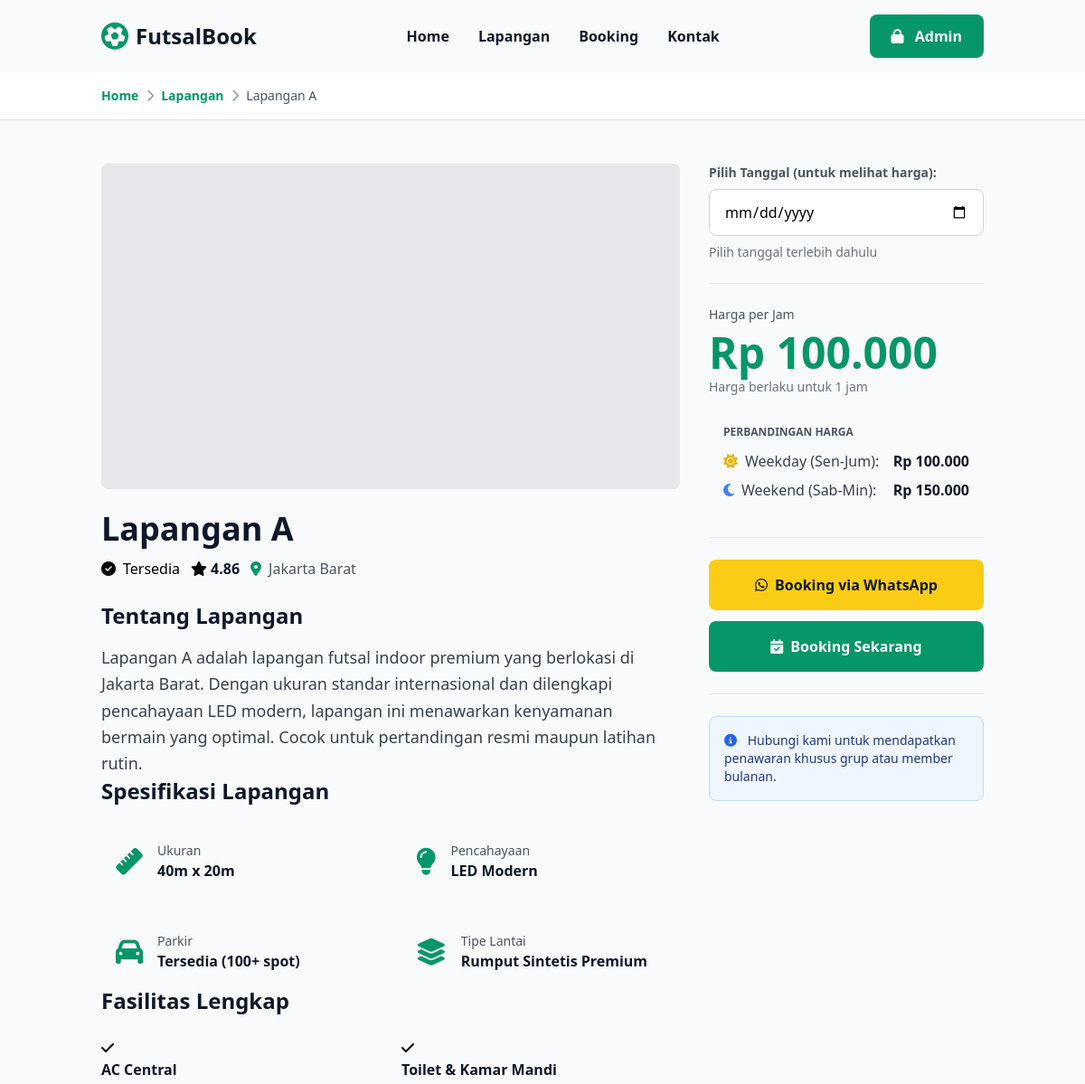
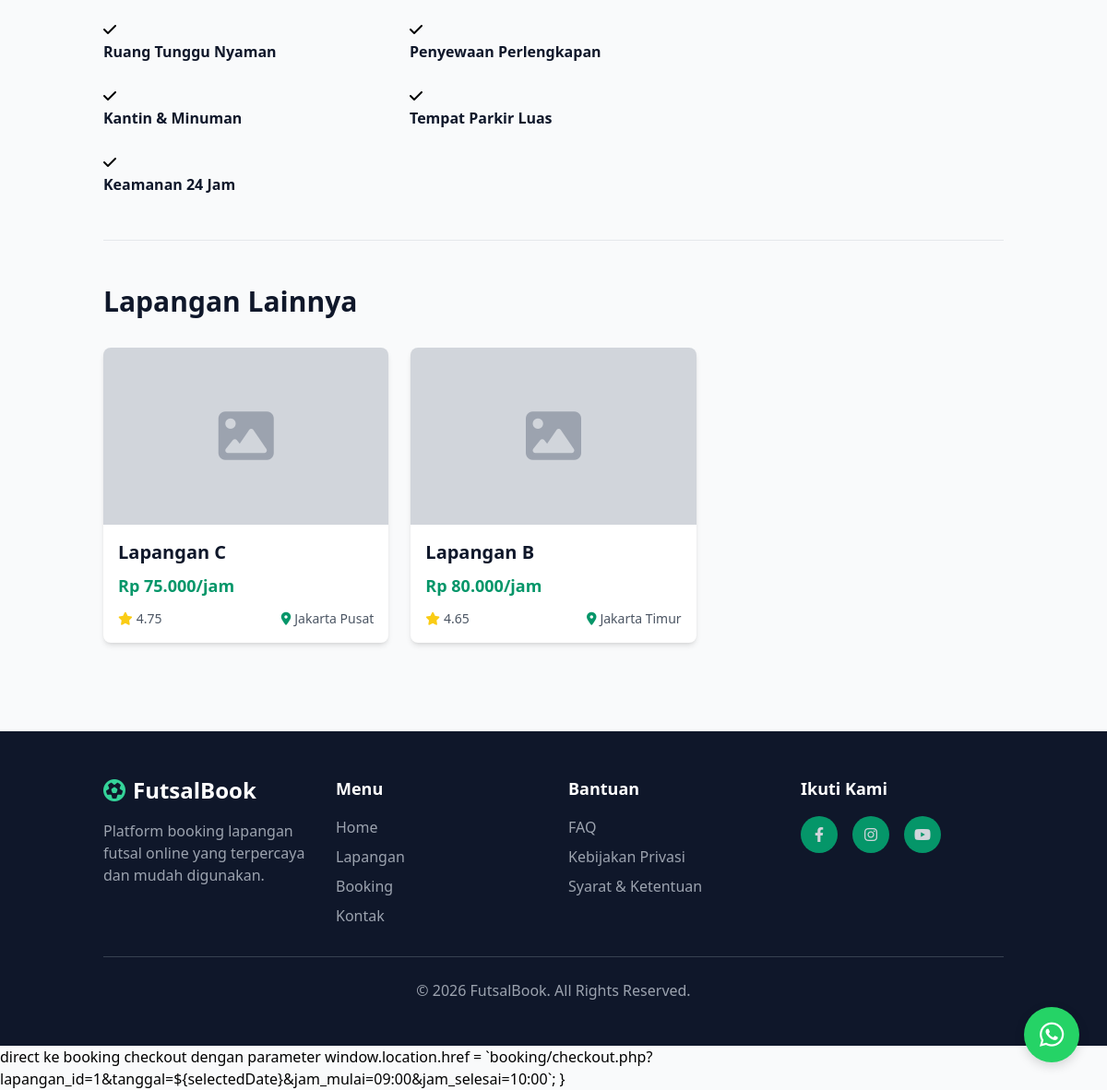
Screenshot of /detail-lapangan.php?id=1 with the database file from the repository (2 pictures, top to bottom).
### tables this page shows
CREATE TABLE tb_lapangan (
    id INT PRIMARY KEY AUTO_INCREMENT,
    nama VARCHAR(100) NOT NULL,
    harga INT DEFAULT 0,
    harga_weekend INT DEFAULT 0,
    status ENUM('tersedia', 'maintenance') DEFAULT 'tersedia',
    gambar VARCHAR(255) DEFAULT NULL,
    deskripsi TEXT DEFAULT NULL,
    deskripsi_lengkap TEXT DEFAULT NULL,
    fasilitas TEXT DEFAULT NULL,
    rating DECIMAL(3,2) DEFAULT 4.5,
    lokasi VARCHAR(150) DEFAULT 'Jakarta',
    ukuran VARCHAR(50) DEFAULT '40m x 20m',
    pencahayaan VARCHAR(100) DEFAULT 'Standar',
    parkir VARCHAR(100) DEFAULT 'Tersedia',
    tipe_lantai VARCHAR(100) DEFAULT 'Rumput Sintetis'
);

### detail-lapangan.php (the view, shortened to what the rows shown need)
<?php
require 'config/koneksi.php';
$lapangan_id = isset($_GET['id']) ? (int)$_GET['id'] : 0;
$query = "SELECT * FROM tb_lapangan WHERE id = $lapangan_id";
$result = $conn->query($query);
$lapangan = $result->fetch_assoc();
$query_related = "SELECT * FROM tb_lapangan WHERE id != $lapangan_id ORDER BY RAND() LIMIT 3";
$result_related = $conn->query($query_related);
$related_lapangan = [];
while ($row = $result_related->fetch_assoc()) {
    $related_lapangan[] = $row;
}
?>
<!DOCTYPE html>
<html lang="id">
<head>
    <script src="https://cdn.tailwindcss.com"></script>
    <link rel="stylesheet" href="https://cdnjs.cloudflare.com/ajax/libs/font-awesome/6.4.0/css/all.min.css">
</head>
<body class="bg-gray-50">
    <div class="bg-white border-b border-gray-200">
        <div class="container mx-auto px-6 py-4">
            <div class="flex items-center gap-2 text-sm">
                <a href="index.php" class="text-emerald-600 hover:text-emerald-700 font-semibold">Home</a>
                <i class="fas fa-chevron-right text-gray-400"></i>
                <a href="index.php#lapangan" class="text-emerald-600 hover:text-emerald-700 font-semibold">Lapangan</a>
                <i class="fas fa-chevron-right text-gray-400"></i>
                <span class="text-gray-600"><?php echo htmlspecialchars($lapangan['nama']); ?></span>
            </div>
        </div>
    </div>
    <div class="container mx-auto px-6 py-12">
        <div class="grid grid-cols-1 md:grid-cols-3 gap-8 mb-12">
            <div class="md:col-span-2">
                <div class="mb-6">
                    <h1 class="text-4xl font-bold text-slate-900 mb-3"><?php echo htmlspecialchars($lapangan['nama']); ?></h1>
                    <div class="flex flex-wrap gap-3 items-center">
                        <?php
                            if ($lapangan['status'] === 'tersedia') {
                                echo '<span class="badge-status badge-tersedia">
                                        <i class="fas fa-check-circle mr-2"></i>Tersedia
                                    </span>';
                            } else {
                                echo '<span class="badge-status badge-maintenance">
                                        <i class="fas fa-exclamation-circle mr-2"></i>Maintenance
                                    </span>';
                            }
                        ?>
                        <div class="flex items-center gap-1">
                            <i class="fas fa-star rating-star"></i>
                            <span class="font-semibold text-slate-900"><?php echo $lapangan['rating']; ?></span>
                        </div>
                        <span class="text-gray-600">
                            <i class="fas fa-map-marker-alt text-emerald-600 mr-2"></i><?php echo htmlspecialchars($lapangan['lokasi']); ?>
                        </span>
                    </div>
                </div>
                <div class="detail-section">
                    <h2 class="text-2xl font-bold text-slate-900 mb-4">Tentang Lapangan</h2>
                    <p class="text-gray-700 leading-relaxed text-lg"><?php echo htmlspecialchars($lapangan['deskripsi_lengkap']); ?></p>
                </div>
                <div class="detail-section">
                    <h2 class="text-2xl font-bold text-slate-900 mb-6">Spesifikasi Lapangan</h2>
                    <div class="grid grid-cols-1 md:grid-cols-2 gap-6">
                        <div class="flex items-center gap-4 p-4 bg-gray-50 rounded-lg">
                            <div>
                                <p class="text-gray-600 text-sm">Ukuran</p>
                                <p class="font-bold text-slate-900"><?php echo htmlspecialchars($lapangan['ukuran']); ?></p>
                            </div>
                        </div>
                        <div class="flex items-center gap-4 p-4 bg-gray-50 rounded-lg">
                            <div>
                                <p class="text-gray-600 text-sm">Pencahayaan</p>
                                <p class="font-bold text-slate-900"><?php echo htmlspecialchars($lapangan['pencahayaan']); ?></p>
                            </div>
                        </div>
                        <div class="flex items-center gap-4 p-4 bg-gray-50 rounded-lg">
                            <div>
                                <p class="text-gray-600 text-sm">Parkir</p>
                                <p class="font-bold text-slate-900"><?php echo htmlspecialchars($lapangan['parkir']); ?></p>
                            </div>
                        </div>
                        <div class="flex items-center gap-4 p-4 bg-gray-50 rounded-lg">
                            <div>
                                <p class="text-gray-600 text-sm">Tipe Lantai</p>
                                <p class="font-bold text-slate-900"><?php echo htmlspecialchars($lapangan['tipe_lantai']); ?></p>
                            </div>
                        </div>
                    </div>
                </div>
                <div class="detail-section">
                    <h2 class="text-2xl font-bold text-slate-900 mb-6">Fasilitas Lengkap</h2>
                    <div class="grid grid-cols-1 md:grid-cols-2 gap-6">
                        <?php
                            $fasilitas_list = explode(',', $lapangan['fasilitas']);
                            foreach ($fasilitas_list as $fasilitas):
                                $fasilitas = trim($fasilitas);
                        ?>
                            <div class="facility-item">
                                <div class="facility-icon">
                                    <i class="fas fa-check"></i>
                                </div>
                                <div>
                                    <p class="text-slate-900 font-semibold"><?php echo htmlspecialchars($fasilitas); ?></p>
                                </div>
                            </div>
                        <?php endforeach; ?>
                    </div>
                </div>
            </div>
            <div>
                <div class="detail-section sticky top-24">
                    <div>
                        <p class="text-gray-600 text-sm mb-2">Harga per Jam</p>
                        <p id="currentPrice" class="text-5xl font-bold text-emerald-600 mb-1">
                            Rp <?php echo number_format($lapangan['harga'], 0, ',', '.'); ?>
                        </p>
                        <p class="text-gray-500 text-sm mb-4">Harga berlaku untuk 1 jam</p>
                        <div class="bg-gray-50 rounded-lg p-4 mb-4">
                            <p class="text-xs text-gray-600 font-semibold mb-3">PERBANDINGAN HARGA</p>
                            <div class="space-y-2">
                                <div class="flex justify-between items-center">
                                    <span class="text-gray-700">
                                        <i class="fas fa-sun text-yellow-500 mr-2"></i>Weekday (Sen-Jum):
                                    </span>
                                    <span class="font-bold text-slate-900">Rp <?php echo number_format($lapangan['harga'], 0, ',', '.'); ?></span>
                                </div>
                                <div class="flex justify-between items-center">
                                    <span class="text-gray-700">
                                        <i class="fas fa-moon text-blue-500 mr-2"></i>Weekend (Sab-Min):
                                    </span>
                                    <span class="font-bold text-slate-900">Rp <?php echo number_format($lapangan['harga_weekend'], 0, ',', '.'); ?></span>
                                </div>
                            </div>
                        </div>
                    </div>
                </div>
            </div>
        </div>
        <?php if (count($related_lapangan) > 0): ?>
            <div class="border-t border-gray-200 pt-12">
                <h2 class="text-3xl font-bold text-slate-900 mb-8">Lapangan Lainnya</h2>
                <div class="grid grid-cols-1 md:grid-cols-3 gap-6">
                    <?php foreach ($related_lapangan as $related): ?>
                        <a href="detail-lapangan.php?id=<?php echo $related['id']; ?>" class="bg-white rounded-lg shadow-md overflow-hidden hover:shadow-lg transition-all">
                            <div class="h-48 bg-gray-300 flex items-center justify-center">
                                <?php if ($related['gambar']): ?>
                                    <img src="<?php echo htmlspecialchars($related['gambar']); ?>"
                                         alt="<?php echo htmlspecialchars($related['nama']); ?>"
                                         class="w-full h-full object-cover">
                                <?php else: ?>
                                    <i class="fas fa-image text-gray-400 text-6xl"></i>
                                <?php endif; ?>
                            </div>
                            <div class="p-4">
                                <h3 class="text-xl font-bold text-slate-900 mb-2"><?php echo htmlspecialchars($related['nama']); ?></h3>
                                <p class="text-emerald-600 font-bold text-lg mb-3">Rp <?php echo number_format($related['harga'], 0, ',', '.'); ?>/jam</p>
                                <div class="flex items-center justify-between text-sm text-gray-600">
                                    <span><i class="fas fa-star text-yellow-400 mr-1"></i><?php echo $related['rating']; ?></span>
                                    <span><i class="fas fa-map-marker-alt text-emerald-600 mr-1"></i><?php echo htmlspecialchars($related['lokasi']); ?></span>
                                </div>
                            </div>
                        </a>
                    <?php endforeach; ?>
                </div>
            </div>
        <?php endif; ?>
    </div>
</body>
</html>direct ke booking checkout dengan parameter
</body>
</html>

### rows the page displays
tb_lapangan: nama "Lapangan A", rating "4.86", lokasi "Jakarta Barat", deskripsi_lengkap "Lapangan A adalah lapangan futsal indoor premium yang berlokasi di Jakarta Barat. Dengan ukuran standar internasional dan dilengkapi pencahayaan LED modern, lapangan ini menawarkan kenyamanan bermain yang optimal. Cocok untuk pertandingan resmi maupun latihan rutin.", ukuran "40m x 20m", pencahayaan "LED Modern", parkir "Tersedia (100+ spot)", tipe_lantai "Rumput Sintetis Premium", fasilitas "AC Central", fasilitas "Toilet & Kamar Mandi", fasilitas "Ruang Tunggu Nyaman", fasilitas "Penyewaan Perlengkapan", fasilitas "Kantin & Minuman", fasilitas "Tempat Parkir Luas", fasilitas "Keamanan 24 Jam", harga "100.000", harga_weekend "150.000"
tb_lapangan: nama "Lapangan C", harga "75.000", rating "4.75", lokasi "Jakarta Pusat"
tb_lapangan: nama "Lapangan B", harga "80.000", rating "4.65", lokasi "Jakarta Timur"

### other values shown
$lapangan_id "1"
